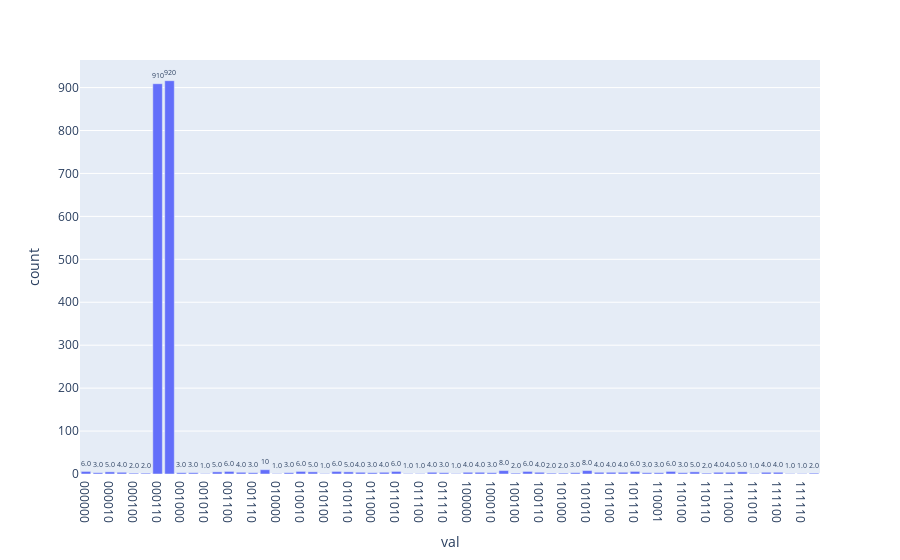

The notebook cell saved with this chart:
### Code cell
############# CIRCUIT SIMULATION #################
aer_sim = Aer.get_backend('aer_simulator')
aer_sim.set_options(device='CPU')
transpiled_qc = transpile(qc, aer_sim)

shots = 2048
job = aer_sim.run(transpiled_qc, shots=shots)

############# CODE FOR PLOTTING ####################
hist = job.result().get_counts() #simulation output
sort_hist = sorted(hist.items()) #So that the plotting puts everything in the same increasing order of basis
n_hist = {k:v for k,v in sort_hist}

results = {'val':n_hist.keys(),'count':n_hist.values()} #change the formatting of the data to match plotly

fig = px.bar(results, x="val", y="count", text="count")
fig.update_traces(texttemplate='%{text:.2s}', textposition='outside')
fig.update_layout(uniformtext_minsize=6, uniformtext_mode='show')
fig.show()

### Figure 1 — Plotly figure (JSON) as saved in the notebook; plotly's stock layout.template omitted (floating-point values rounded to 4 significant figures)
{"data": [{"alignmentgroup": "True", "hovertemplate": "val=%{x}<br>count=%{text}<extra></extra>", "legendgroup": "", "marker": {"color": "#636efa", "pattern": {"shape": ""}}, "name": "", "offsetgroup": "", "orientation": "v", "showlegend": false, "text": ["6", "3", "5", "4", "2", "2", "909", "916", "3", "3", "1", "5", "6", "4", "3", "10", "1", "3", "6", "5", "1", "6", "5", "4", "3", "4", "6", "1", "1", "4", "3", "1", "4", "4", "3", "8", "2", "6", "4", "2", "2", "3", "8", "4", "4", "4", "6", "3", "3", "6", "3", "5", "2", "4", "4", "5", "1", "4", "4", "1", "1", "2"], "textposition": "outside", "texttemplate": "%{text:.2s}", "type": "bar", "x": ["000000", "000001", "000010", "000011", "000100", "000101", "000110", "000111", "001000", "001001", "001010", "001011", "001100", "001101", "001110", "001111", "010000", "010001", "010010", "010011", "010100", "010101", "010110", "010111", "011000", "011001", "011010", "011011", "011100", "011101", "011110", "011111", "100000", "100001", "100010", "100011", "100100", "100101", "100110", "100111", "101000", "101001", "101010", "101011", "101100", "101101", "101110", "110000", "110001", "110011", "110100", "110101", "110110", "110111", "111000", "111001", "111010", "111011", "111100", "111101", "111110", "111111"], "xaxis": "x", "y": [6, 3, 5, 4, 2, 2, 909, 916, 3, 3, 1, 5, 6, 4, 3, 10, 1, 3, 6, 5, 1, 6, 5, 4, 3, 4, 6, 1, 1, 4, 3, 1, 4, 4, 3, 8, 2, 6, 4, 2, 2, 3, 8, 4, 4, 4, 6, 3, 3, 6, 3, 5, 2, 4, 4, 5, 1, 4, 4, 1, 1, 2], "yaxis": "y"}], "layout": {"barmode": "relative", "legend": {"tracegroupgap": 0}, "margin": {"t": 60}, "uniformtext": {"minsize": 6, "mode": "show"}, "xaxis": {"anchor": "y", "domain": [0, 1], "title": {"text": "val"}}, "yaxis": {"anchor": "x", "domain": [0, 1], "title": {"text": "count"}}}}
